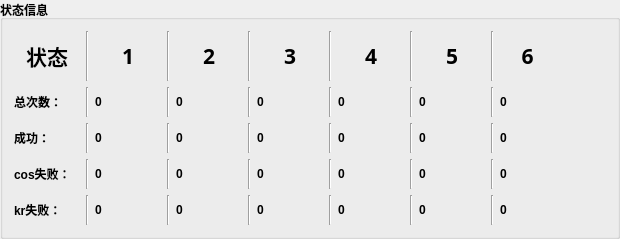
    <widget class="QGroupBox" name="groupBox_3">
     <property name="font">
      <font>
       <weight>75</weight>
       <bold>true</bold>
      </font>
     </property>
     <property name="title">
      <string>状态信息</string>
     </property>
     <layout class="QGridLayout" name="gridLayout_5">
      <item row="2" column="0">
       <layout class="QHBoxLayout" name="horizontalLayout_7">
        <item>
         <widget class="QLabel" name="label_9">
          <property name="minimumSize">
           <size>
            <width>66</width>
            <height>30</height>
           </size>
          </property>
          <property name="maximumSize">
           <size>
            <width>66</width>
            <height>16777215</height>
           </size>
          </property>
          <property name="text">
           <string>成功：</string>
          </property>
         </widget>
        </item>
        <item>
         <widget class="Line" name="line_19">
          <property name="orientation">
           <enum>Qt::Vertical</enum>
          </property>
         </widget>
        </item>
        <item>
         <widget class="QLabel" name="label_8">
          <property name="minimumSize">
           <size>
            <width>66</width>
            <height>30</height>
           </size>
          </property>
          <property name="maximumSize">
           <size>
            <width>66</width>
            <height>30</height>
           </size>
          </property>
          <property name="text">
           <string>0</string>
          </property>
         </widget>
        </item>
        <item>
         <widget class="Line" name="line_5">
          <property name="orientation">
           <enum>Qt::Vertical</enum>
          </property>
         </widget>
        </item>
        <item>
         <widget class="QLabel" name="label_30">
          <property name="minimumSize">
           <size>
            <width>66</width>
            <height>30</height>
           </size>
          </property>
          <property name="maximumSize">
           <size>
            <width>66</width>
            <height>30</height>
           </size>
          </property>
          <property name="text">
           <string>0</string>
          </property>
         </widget>
        </item>
        <item>
         <widget class="Line" name="line_9">
          <property name="orientation">
           <enum>Qt::Vertical</enum>
          </property>
         </widget>
        </item>
        <item>
         <widget class="QLabel" name="label_31">
          <property name="minimumSize">
           <size>
            <width>66</width>
            <height>30</height>
           </size>
          </property>
          <property name="maximumSize">
           <size>
            <width>66</width>
            <height>30</height>
           </size>
          </property>
          <property name="text">
           <string>0</string>
          </property>
         </widget>
        </item>
        <item>
         <widget class="Line" name="line_13">
          <property name="orientation">
           <enum>Qt::Vertical</enum>
          </property>
         </widget>
        </item>
        <item>
         <widget class="QLabel" name="label_32">
          <property name="minimumSize">
           <size>
            <width>66</width>
            <height>30</height>
           </size>
          </property>
          <property name="maximumSize">
           <size>
            <width>66</width>
            <height>30</height>
           </size>
          </property>
          <property name="text">
           <string>0</string>
          </property>
         </widget>
        </item>
        <item>
         <widget class="Line" name="line_31">
          <property name="orientation">
           <enum>Qt::Vertical</enum>
          </property>
         </widget>
        </item>
        <item>
         <widget class="QLabel" name="label_49">
          <property name="minimumSize">
           <size>
            <width>66</width>
            <height>30</height>
           </size>
          </property>
          <property name="maximumSize">
           <size>
            <width>66</width>
            <height>30</height>
           </size>
          </property>
          <property name="text">
           <string>0</string>
          </property>
         </widget>
        </item>
        <item>
         <widget class="Line" name="line_32">
          <property name="orientation">
           <enum>Qt::Vertical</enum>
          </property>
         </widget>
        </item>
        <item>
         <widget class="QLabel" name="label_50">
          <property name="minimumSize">
           <size>
            <width>66</width>
            <height>30</height>
           </size>
          </property>
          <property name="maximumSize">
           <size>
            <width>66</width>
            <height>30</height>
           </size>
          </property>
          <property name="text">
           <string>0</string>
          </property>
         </widget>
        </item>
       </layout>
      </item>
      <item row="1" column="0">
       <layout class="QHBoxLayout" name="horizontalLayout_6">
        <item>
         <widget class="QLabel" name="label_5">
          <property name="minimumSize">
           <size>
            <width>66</width>
            <height>30</height>
           </size>
          </property>
          <property name="maximumSize">
           <size>
            <width>66</width>
            <height>16777215</height>
           </size>
          </property>
          <property name="text">
           <string>总次数：</string>
          </property>
         </widget>
        </item>
        <item>
         <widget class="Line" name="line_18">
          <property name="orientation">
           <enum>Qt::Vertical</enum>
          </property>
         </widget>
        </item>
        <item>
         <widget class="QLabel" name="label_6">
          <property name="minimumSize">
           <size>
            <width>66</width>
            <height>30</height>
           </size>
          </property>
          <property name="maximumSize">
           <size>
            <width>66</width>
            <height>30</height>
           </size>
          </property>
          <property name="text">
           <string>0</string>
          </property>
         </widget>
        </item>
        <item>
         <widget class="Line" name="line_4">
          <property name="orientation">
           <enum>Qt::Vertical</enum>
          </property>
         </widget>
        </item>
        <item>
         <widget class="QLabel" name="label_27">
          <property name="minimumSize">
           <size>
            <width>66</width>
            <height>30</height>
           </size>
          </property>
          <property name="maximumSize">
           <size>
            <width>66</width>
            <height>30</height>
           </size>
          </property>
          <property name="text">
           <string>0</string>
          </property>
         </widget>
        </item>
        <item>
         <widget class="Line" name="line_8">
          <property name="orientation">
           <enum>Qt::Vertical</enum>
          </property>
         </widget>
        </item>
        <item>
         <widget class="QLabel" name="label_28">
          <property name="minimumSize">
           <size>
            <width>66</width>
            <height>30</height>
           </size>
          </property>
          <property name="maximumSize">
           <size>
            <width>66</width>
            <height>30</height>
           </size>
          </property>
          <property name="text">
           <string>0</string>
          </property>
         </widget>
        </item>
        <item>
         <widget class="Line" name="line_12">
          <property name="orientation">
           <enum>Qt::Vertical</enum>
          </property>
         </widget>
        </item>
        <item>
         <widget class="QLabel" name="label_29">
          <property name="minimumSize">
           <size>
            <width>66</width>
            <height>30</height>
           </size>
          </property>
          <property name="maximumSize">
           <size>
            <width>66</width>
            <height>30</height>
           </size>
          </property>
          <property name="text">
           <string>0</string>
          </property>
         </widget>
        </item>
        <item>
         <widget class="Line" name="line_25">
          <property name="orientation">
           <enum>Qt::Vertical</enum>
          </property>
         </widget>
        </item>
        <item>
         <widget class="QLabel" name="label_45">
          <property name="minimumSize">
           <size>
            <width>66</width>
            <height>30</height>
           </size>
          </property>
          <property name="maximumSize">
           <size>
            <width>66</width>
            <height>30</height>
           </size>
          </property>
          <property name="text">
           <string>0</string>
          </property>
         </widget>
        </item>
        <item>
         <widget class="Line" name="line_26">
          <property name="orientation">
           <enum>Qt::Vertical</enum>
          </property>
         </widget>
        </item>
        <item>
         <widget class="QLabel" name="label_46">
          <property name="minimumSize">
           <size>
            <width>66</width>
            <height>30</height>
           </size>
          </property>
          <property name="maximumSize">
           <size>
            <width>66</width>
            <height>30</height>
           </size>
          </property>
          <property name="text">
           <string>0</string>
          </property>
         </widget>
        </item>
       </layout>
      </item>
      <item row="0" column="0">
       <layout class="QHBoxLayout" name="horizontalLayout_10">
        <item>
         <widget class="QLabel" name="label_3">
          <property name="minimumSize">
           <size>
            <width>66</width>
            <height>50</height>
           </size>
          </property>
          <property name="maximumSize">
           <size>
            <width>66</width>
            <height>50</height>
           </size>
          </property>
          <property name="font">
           <font>
            <family>Bauhaus 93</family>
            <pointsize>16</pointsize>
            <weight>75</weight>
            <bold>true</bold>
           </font>
          </property>
          <property name="text">
           <string>状态</string>
          </property>
          <property name="alignment">
           <set>Qt::AlignCenter</set>
          </property>
          <property name="textInteractionFlags">
           <set>Qt::LinksAccessibleByMouse</set>
          </property>
         </widget>
        </item>
        <item>
         <widget class="Line" name="line_22">
          <property name="orientation">
           <enum>Qt::Vertical</enum>
          </property>
         </widget>
        </item>
        <item>
         <widget class="QLabel" name="label_2">
          <property name="minimumSize">
           <size>
            <width>66</width>
            <height>50</height>
           </size>
          </property>
          <property name="maximumSize">
           <size>
            <width>66</width>
            <height>50</height>
           </size>
          </property>
          <property name="font">
           <font>
            <family>Bauhaus 93</family>
            <pointsize>16</pointsize>
            <weight>75</weight>
            <bold>true</bold>
           </font>
          </property>
          <property name="text">
           <string>1</string>
          </property>
          <property name="alignment">
           <set>Qt::AlignCenter</set>
          </property>
          <property name="textInteractionFlags">
           <set>Qt::LinksAccessibleByMouse</set>
          </property>
         </widget>
        </item>
        <item>
         <widget class="Line" name="line">
          <property name="orientation">
           <enum>Qt::Vertical</enum>
          </property>
         </widget>
        </item>
        <item>
         <widget class="QLabel" name="label_22">
          <property name="minimumSize">
           <size>
            <width>66</width>
            <height>50</height>
           </size>
          </property>
          <property name="maximumSize">
           <size>
            <width>66</width>
            <height>50</height>
           </size>
          </property>
          <property name="font">
           <font>
            <family>Bauhaus 93</family>
            <pointsize>16</pointsize>
            <weight>75</weight>
            <bold>true</bold>
           </font>
          </property>
          <property name="text">
           <string>2</string>
          </property>
          <property name="alignment">
           <set>Qt::AlignCenter</set>
          </property>
          <property name="textInteractionFlags">
           <set>Qt::LinksAccessibleByMouse</set>
          </property>
         </widget>
        </item>
        <item>
         <widget class="Line" name="line_2">
          <property name="orientation">
           <enum>Qt::Vertical</enum>
          </property>
         </widget>
        </item>
        <item>
         <widget class="QLabel" name="label_23">
          <property name="minimumSize">
           <size>
            <width>66</width>
            <height>50</height>
           </size>
          </property>
          <property name="maximumSize">
           <size>
            <width>66</width>
            <height>50</height>
           </size>
          </property>
          <property name="font">
           <font>
            <family>Bauhaus 93</family>
            <pointsize>16</pointsize>
            <weight>75</weight>
            <bold>true</bold>
           </font>
          </property>
          <property name="text">
           <string>3</string>
          </property>
          <property name="alignment">
           <set>Qt::AlignCenter</set>
          </property>
          <property name="textInteractionFlags">
           <set>Qt::LinksAccessibleByMouse</set>
          </property>
         </widget>
        </item>
        <item>
         <widget class="Line" name="line_3">
          <property name="orientation">
           <enum>Qt::Vertical</enum>
          </property>
         </widget>
        </item>
        <item>
         <widget class="QLabel" name="label_24">
          <property name="minimumSize">
           <size>
            <width>66</width>
            <height>50</height>
           </size>
          </property>
          <property name="maximumSize">
           <size>
            <width>66</width>
            <height>50</height>
           </size>
          </property>
          <property name="font">
           <font>
            <family>Bauhaus 93</family>
            <pointsize>16</pointsize>
            <weight>75</weight>
            <bold>true</bold>
           </font>
          </property>
          <property name="text">
           <string>4</string>
          </property>
          <property name="alignment">
           <set>Qt::AlignCenter</set>
          </property>
          <property name="textInteractionFlags">
           <set>Qt::LinksAccessibleByMouse</set>
          </property>
         </widget>
        </item>
        <item>
         <widget class="Line" name="line_23">
          <property name="orientation">
           <enum>Qt::Vertical</enum>
          </property>
         </widget>
        </item>
        <item>
         <widget class="QLabel" name="label_43">
          <property name="minimumSize">
           <size>
            <width>66</width>
            <height>50</height>
           </size>
          </property>
          <property name="maximumSize">
           <size>
            <width>66</width>
            <height>50</height>
           </size>
          </property>
          <property name="font">
           <font>
            <family>Bauhaus 93</family>
            <pointsize>16</pointsize>
            <weight>75</weight>
            <bold>true</bold>
           </font>
          </property>
          <property name="text">
           <string>5</string>
          </property>
          <property name="alignment">
           <set>Qt::AlignCenter</set>
          </property>
          <property name="textInteractionFlags">
           <set>Qt::LinksAccessibleByMouse</set>
          </property>
         </widget>
        </item>
        <item>
         <widget class="Line" name="line_24">
          <property name="orientation">
           <enum>Qt::Vertical</enum>
          </property>
         </widget>
        </item>
        <item>
         <widget class="QLabel" name="label_44">
          <property name="minimumSize">
           <size>
            <width>55</width>
            <height>50</height>
           </size>
          </property>
          <property name="maximumSize">
           <size>
            <width>55</width>
            <height>50</height>
           </size>
          </property>
          <property name="font">
           <font>
            <family>Bauhaus 93</family>
            <pointsize>16</pointsize>
            <weight>75</weight>
            <bold>true</bold>
           </font>
          </property>
          <property name="text">
           <string>6</string>
          </property>
          <property name="alignment">
           <set>Qt::AlignCenter</set>
          </property>
          <property name="textInteractionFlags">
           <set>Qt::LinksAccessibleByMouse</set>
          </property>
         </widget>
        </item>
       </layout>
      </item>
      <item row="4" column="0">
       <layout class="QHBoxLayout" name="horizontalLayout_11">
        <item>
         <widget class="QLabel" name="label_25">
          <property name="minimumSize">
           <size>
            <width>66</width>
            <height>30</height>
           </size>
          </property>
          <property name="maximumSize">
           <size>
            <width>66</width>
            <height>16777215</height>
           </size>
          </property>
          <property name="text">
           <string>kr失败：</string>
          </property>
         </widget>
        </item>
        <item>
         <widget class="Line" name="line_21">
          <property name="orientation">
           <enum>Qt::Vertical</enum>
          </property>
         </widget>
        </item>
        <item>
         <widget class="QLabel" name="label_26">
          <property name="minimumSize">
           <size>
            <width>66</width>
            <height>30</height>
           </size>
          </property>
          <property name="maximumSize">
           <size>
            <width>66</width>
            <height>30</height>
           </size>
          </property>
          <property name="text">
           <string>0</string>
          </property>
         </widget>
        </item>
        <item>
         <widget class="Line" name="line_7">
          <property name="orientation">
           <enum>Qt::Vertical</enum>
          </property>
         </widget>
        </item>
        <item>
         <widget class="QLabel" name="label_36">
          <property name="minimumSize">
           <size>
            <width>66</width>
            <height>30</height>
           </size>
          </property>
          <property name="maximumSize">
           <size>
            <width>66</width>
            <height>30</height>
           </size>
          </property>
          <property name="text">
           <string>0</string>
          </property>
         </widget>
        </item>
        <item>
         <widget class="Line" name="line_11">
          <property name="orientation">
           <enum>Qt::Vertical</enum>
          </property>
         </widget>
        </item>
        <item>
         <widget class="QLabel" name="label_37">
          <property name="minimumSize">
           <size>
            <width>66</width>
            <height>30</height>
           </size>
          </property>
          <property name="maximumSize">
           <size>
            <width>66</width>
            <height>30</height>
           </size>
          </property>
          <property name="text">
           <string>0</string>
          </property>
         </widget>
        </item>
        <item>
         <widget class="Line" name="line_15">
          <property name="orientation">
           <enum>Qt::Vertical</enum>
          </property>
         </widget>
        </item>
        <item>
         <widget class="QLabel" name="label_38">
          <property name="minimumSize">
           <size>
            <width>66</width>
            <height>30</height>
           </size>
          </property>
          <property name="maximumSize">
           <size>
            <width>66</width>
            <height>30</height>
           </size>
          </property>
          <property name="text">
           <string>0</string>
          </property>
         </widget>
        </item>
        <item>
         <widget class="Line" name="line_29">
          <property name="orientation">
           <enum>Qt::Vertical</enum>
          </property>
         </widget>
        </item>
        <item>
         <widget class="QLabel" name="label_52">
          <property name="minimumSize">
           <size>
            <width>66</width>
            <height>30</height>
           </size>
          </property>
          <property name="maximumSize">
           <size>
            <width>66</width>
            <height>30</height>
           </size>
          </property>
          <property name="text">
           <string>0</string>
          </property>
         </widget>
        </item>
        <item>
         <widget class="Line" name="line_30">
          <property name="orientation">
           <enum>Qt::Vertical</enum>
          </property>
         </widget>
        </item>
        <item>
         <widget class="QLabel" name="label_51">
          <property name="minimumSize">
           <size>
            <width>66</width>
            <height>30</height>
           </size>
          </property>
          <property name="maximumSize">
           <size>
            <width>66</width>
            <height>30</height>
           </size>
          </property>
          <property name="text">
           <string>0</string>
          </property>
         </widget>
        </item>
       </layout>
      </item>
      <item row="3" column="0">
       <layout class="QHBoxLayout" name="horizontalLayout_8">
        <item>
         <widget class="QLabel" name="label_11">
          <property name="minimumSize">
           <size>
            <width>66</width>
            <height>30</height>
           </size>
          </property>
          <property name="maximumSize">
           <size>
            <width>66</width>
            <height>16777215</height>
           </size>
          </property>
          <property name="text">
           <string>cos失败：</string>
          </property>
         </widget>
        </item>
        <item>
         <widget class="Line" name="line_20">
          <property name="orientation">
           <enum>Qt::Vertical</enum>
          </property>
         </widget>
        </item>
        <item>
         <widget class="QLabel" name="label_10">
          <property name="minimumSize">
           <size>
            <width>66</width>
            <height>30</height>
           </size>
          </property>
          <property name="maximumSize">
           <size>
            <width>66</width>
            <height>30</height>
           </size>
          </property>
          <property name="text">
           <string>0</string>
          </property>
         </widget>
        </item>
        <item>
         <widget class="Line" name="line_6">
          <property name="orientation">
           <enum>Qt::Vertical</enum>
          </property>
         </widget>
        </item>
        <item>
         <widget class="QLabel" name="label_33">
          <property name="minimumSize">
           <size>
            <width>66</width>
            <height>30</height>
           </size>
          </property>
          <property name="maximumSize">
           <size>
            <width>66</width>
            <height>30</height>
           </size>
          </property>
          <property name="text">
           <string>0</string>
          </property>
         </widget>
        </item>
        <item>
         <widget class="Line" name="line_10">
          <property name="orientation">
           <enum>Qt::Vertical</enum>
          </property>
         </widget>
        </item>
        <item>
         <widget class="QLabel" name="label_34">
          <property name="minimumSize">
           <size>
            <width>66</width>
            <height>30</height>
           </size>
          </property>
          <property name="maximumSize">
           <size>
            <width>66</width>
            <height>30</height>
           </size>
          </property>
          <property name="text">
           <string>0</string>
          </property>
         </widget>
        </item>
        <item>
         <widget class="Line" name="line_14">
          <property name="orientation">
           <enum>Qt::Vertical</enum>
          </property>
         </widget>
        </item>
        <item>
         <widget class="QLabel" name="label_35">
          <property name="minimumSize">
           <size>
            <width>66</width>
            <height>30</height>
           </size>
          </property>
          <property name="maximumSize">
           <size>
            <width>66</width>
            <height>30</height>
           </size>
          </property>
          <property name="text">
           <string>0</string>
          </property>
         </widget>
        </item>
        <item>
         <widget class="Line" name="line_27">
          <property name="orientation">
           <enum>Qt::Vertical</enum>
          </property>
         </widget>
        </item>
        <item>
         <widget class="QLabel" name="label_48">
          <property name="minimumSize">
           <size>
            <width>66</width>
            <height>30</height>
           </size>
          </property>
          <property name="maximumSize">
           <size>
            <width>66</width>
            <height>30</height>
           </size>
          </property>
          <property name="text">
           <string>0</string>
          </property>
         </widget>
        </item>
        <item>
         <widget class="Line" name="line_28">
          <property name="orientation">
           <enum>Qt::Vertical</enum>
          </property>
         </widget>
        </item>
        <item>
         <widget class="QLabel" name="label_47">
          <property name="minimumSize">
           <size>
            <width>66</width>
            <height>30</height>
           </size>
          </property>
          <property name="maximumSize">
           <size>
            <width>66</width>
            <height>30</height>
           </size>
          </property>
          <property name="text">
           <string>0</string>
          </property>
         </widget>
        </item>
       </layout>
      </item>
      <item row="1" column="1">
       <spacer name="horizontalSpacer_4">
        <property name="orientation">
         <enum>Qt::Horizontal</enum>
        </property>
        <property name="sizeHint" stdset="0">
         <size>
          <width>40</width>
          <height>20</height>
         </size>
        </property>
       </spacer>
      </item>
     </layout>
    </widget>
